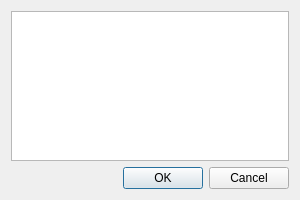
<?xml version="1.0" encoding="UTF-8"?>
<ui version="4.0">
 <class>Dialog</class>
 <widget class="QDialog" name="Dialog">
  <property name="geometry">
   <rect>
    <x>0</x>
    <y>0</y>
    <width>300</width>
    <height>200</height>
   </rect>
  </property>
  <property name="windowTitle">
   <string>Setting dialog</string>
  </property>
  <layout class="QVBoxLayout" name="verticalLayout">
   <item>
    <widget class="QTextEdit" name="textEdit"/>
   </item>
   <item>
    <widget class="QDialogButtonBox" name="buttonBox">
     <property name="orientation">
      <enum>Qt::Horizontal</enum>
     </property>
     <property name="standardButtons">
      <set>QDialogButtonBox::Cancel|QDialogButtonBox::Ok</set>
     </property>
    </widget>
   </item>
  </layout>
 </widget>
 <resources/>
 <connections>
  <connection>
   <sender>buttonBox</sender>
   <signal>accepted()</signal>
   <receiver>Dialog</receiver>
   <slot>accept()</slot>
   <hints>
    <hint type="sourcelabel">
     <x>227</x>
     <y>282</y>
    </hint>
    <hint type="destinationlabel">
     <x>157</x>
     <y>274</y>
    </hint>
   </hints>
  </connection>
  <connection>
   <sender>buttonBox</sender>
   <signal>rejected()</signal>
   <receiver>Dialog</receiver>
   <slot>reject()</slot>
   <hints>
    <hint type="sourcelabel">
     <x>295</x>
     <y>288</y>
    </hint>
    <hint type="destinationlabel">
     <x>286</x>
     <y>274</y>
    </hint>
   </hints>
  </connection>
 </connections>
</ui>
